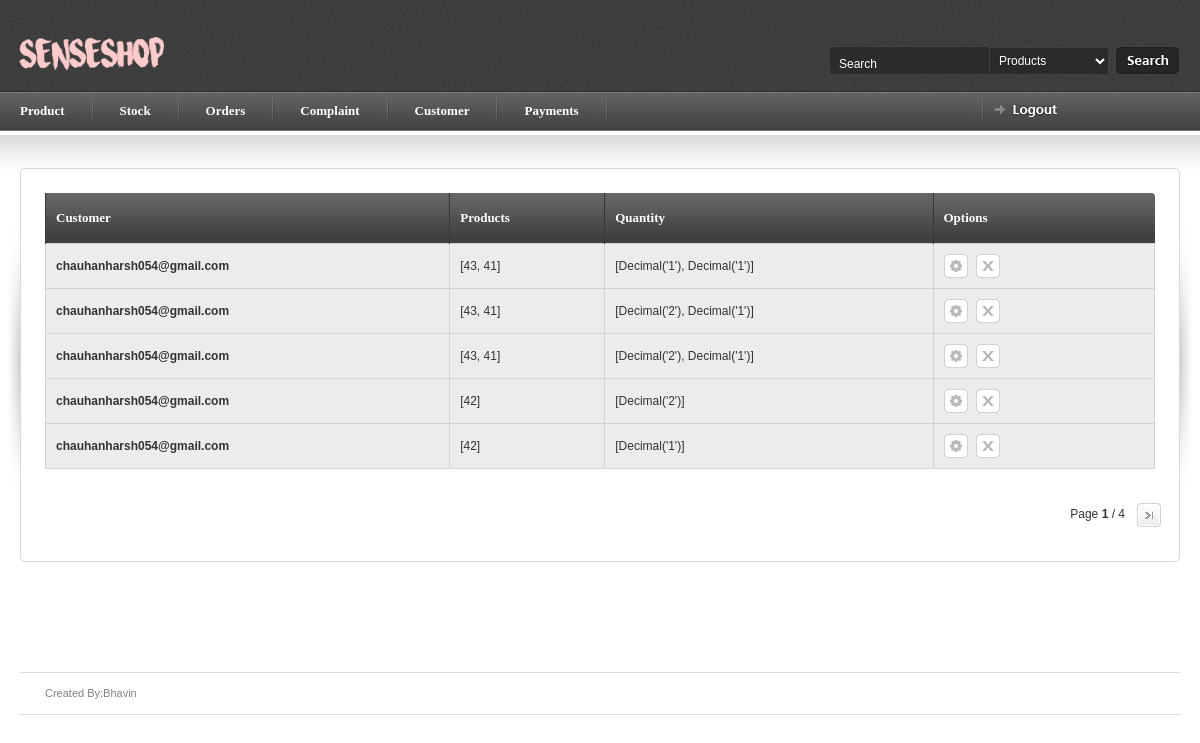
/myadmin/orders (signed in), run on the app's committed database.
### myadmin/models.py (models this page shows, shortened)
class order_details(models.Model):
    pay_id = models.ForeignKey(payment,related_name='payment')
    c_id = models.ForeignKey(a,default=0)
    products = models.CharField(max_length=250,null=True,blank=True)
    quantity = models.CharField(max_length=250,null=True,blank=True)
    flag =models.DecimalField(max_digits=2,decimal_places=0)

### login/models.py (models this page shows, shortened)
class customer(models.Model):
    cname = models.CharField(max_length=100,null=True,blank=True)
    email = models.CharField(max_length=250,null=True,blank=True)
    password = models.CharField(max_length=250,null=True,blank=True)
    mobile_no = models.DecimalField(max_digits=10,decimal_places=0,null=True,blank=True)
    address = models.CharField(max_length=500,null=True,blank=True)
    au_id = models.DecimalField(max_digits=200,decimal_places=0,default=0,null=True,blank=True)
    cflag = models.DecimalField(max_digits=2,decimal_places=0,default=0,null=True,blank=True)
    def __str__(self):
      return self.email

### myadmin/views.py (the view)
# urls.py: url(r'^myadmin/orders$',b.OrderIndexView.as_view(),name='orders'),
class OrderIndexView(generic.ListView):
    template_name = 'orders.html'
    context_object_name = 'order'
    model = order_details
    paginate_by = 5
    def get_queryset(self):
        return order_details.objects.all()
    def dispatch(self,request ,*args, **kwargs):
        if request.session.has_key('myadmin'):
            a = 'hello'
        else:
            return redirect('index')
        return super(OrderIndexView, self).dispatch(request,*args, **kwargs)

### myadmin/templates/orders.html (shortened to what this page needs)
{% load staticfiles %}
{% include 'article_start.html' %}
    <table border="0" width="100%" cellpadding="0" cellspacing="0" id="content-table">
        <tr>
            <th rowspan="3" class="sized"><img src="{% static 'images/shared/side_shadowleft.jpg'%}" width="20" height="300" alt="" /></th>
            <th class="topleft"></th>
            <td id="tbl-border-top">&nbsp;</td>
            <th class="topright"></th>
            <th rowspan="3" class="sized"><img src="{% static 'images/shared/side_shadowright.jpg'%}" width="20" height="300" alt="" /></th>
        </tr>
    <tr>
        <td id="tbl-border-left"></td>
        <td>
            <div id="content-table-inner">
                <div id="table-content">
                    <form id="mainform" action="">
                        <table border="0" width="100%" cellpadding="0" cellspacing="0" id="product-table">
                         <tr>
                            <th class="table-header-repeat line-left"><a>Customer</a></th>
                            <th class="table-header-repeat line-left"><a>Products</a></th>
                            <th class="table-header-repeat line-left"><a>Quantity</a></th>
                            <th class="table-header-options line-left"><a>Options</a></th>
                        </tr>
                            {% for ord in order %}
                            <tr class="alternate-row">
                                    <td> <b>{{ ord.c_id }}</b></td>
                                    <td> {{ ord.products }}</td>
                                    <td> {{ ord.quantity }}</td>
                                    <td> <a href="" title="Update" class="icon-1 info-tooltip"> </a>
                                         <a href="{% url 'order_delete' ord.id %}" title="Delete" class="icon-2 info-tooltip"></a>
                                    </td>
                                </tr>
                            {% endfor %}
                        </table>
                    </form>
        </div>
{% if is_paginated %}
<table border="0" cellpadding="0" cellspacing="0" id="paging-table">
     <tr>
         <td>
             <div id="page-info"> Page <strong>{{ page_obj.number }} </strong> / {{ page_obj.paginator.num_pages }}</div>
             {% if page_obj.has_next %}
                 <a href="{% url 'product' %}?page={{ page_obj.next_page_number }}" class="page-right"></a>
             {% endif %}
         </td>
     </tr>
 </table>
 {% endif %}
</div>
         </td>
     <td id="tbl-border-right"></td>
 </tr>
 <tr>
     <th class="sized bottomleft"></th>
     <td id="tbl-border-bottom">&nbsp;</td>
     <th class="sized bottomright"></th>
 </tr>
 </table>
</div>
{% include 'article_close.html' %}

### myadmin/static/css/screen.css (style rules this page uses)
* { margin: 0; padding: 0; }
html, body { height: 100%; }
body { background: #fff; color: #393939; font-family: Arial; font-size: 0px; line-height: 0; }
#content-table { font-size: 0px; line-height: 0px; }
#content-table th.sized { height: 15px; width: 15px; padding: 0; margin: 0; font-size: 0px; line-height: 0px; }
#content-table-inner { font-size: 12px; line-height: 12px; padding: 10px 0 20px 0; }
#tbl-border-top { background: url(../images/shared/border_bit.jpg) top repeat-x; line-height: 0;font-size: 0px; height: 15px; }
#tbl-border-bottom { background: url(../images/shared/border_bit.jpg) bottom repeat-x; line-height: 0;font-size: 0px; height: 15px; }
#tbl-border-left { background: url(../images/shared/border_bit.jpg) left repeat-y; }
#tbl-border-right { background: url(../images/shared/border_bit.jpg) right repeat-y; }
#table-content { line-height: 16px; margin: 0 10px 10px 10px; min-height: 300px; }
.topleft { background: url(../images/shared/corner_top_left.jpg) no-repeat; width:15px; height:15px; }
.topright { background: url(../images/shared/corner_top_right.jpg) no-repeat; width:15px; height:15px; }
.bottomleft { background: url(../images/shared/corner_bottom_left.jpg) no-repeat; width:15px; height:15px; }
.bottomright { background: url(../images/shared/corner_bottom_right.jpg) no-repeat; width:15px; height:15px; }
a.icon-1 { background: url(../images/table/table_icon_1.gif) no-repeat; display: block; float: left; height: 24px; margin: 0 8px 0 0; width: 24px; }
a.icon-2 { background: url(../images/table/table_icon_2.gif) no-repeat; display: block; float: left; height: 24px; margin: 0 8px 0 0; width: 24px; }
#product-table { margin-bottom: 20px; }
#product-table td a { color: #393939; }
#product-table th { height: 50px; text-align: left; }
#product-table td { border: 1px solid #d2d2d2; padding: 10px 0 10px 10px; }
#product-table tr.alternate-row { background: #ececec; }
.table-header-options { background: url(../images/table/table_header_options.jpg) no-repeat; border: none; min-width: 221px; padding: 0px 0 0 0; width: 221px; }
.table-header-repeat { background: url(../images/table/table_header_repeat.jpg) repeat-x; border: none; font-size: 0px; line-height: 0; padding: 0px 0 0 0; }
.table-header-options a, .table-header-repeat a { color: #fff; font-family: Tahoma; font-size: 13px; font-weight: bold; line-height: 14px; margin: 0 0 0 10px; padding: 0 10px 0 0; }
th.line-left { border-left: 1px solid #373737; }
#paging-table { float: right; margin: 0 4px 0 0; }
.page-right { background: url(../images/table/paging_far_right.gif) no-repeat; display: block; float: left; height: 24px; width: 24px; }
#page-info { float: left; line-height: 16px; padding: 3px 12px 0 12px; }
table { border-collapse: collapse; }
a { outline: none; text-decoration: none; }
img { border: 0; }
form { margin: 0; padding: 0; }

### data on the page
order_details: c_id "chauhanharsh054@gmail.com", products "[43, 41]", quantity "[Decimal('1'), Decimal('1')]"
order_details: c_id "chauhanharsh054@gmail.com", products "[43, 41]", quantity "[Decimal('2'), Decimal('1')]"
order_details: c_id "chauhanharsh054@gmail.com", products "[43, 41]", quantity "[Decimal('2'), Decimal('1')]"
order_details: c_id "chauhanharsh054@gmail.com", products "[42]", quantity "[Decimal('2')]"
order_details: c_id "chauhanharsh054@gmail.com", products "[42]", quantity "[Decimal('1')]"

### other printed values
{{ page_obj.number }} "1"
{{ page_obj.paginator.num_pages }} "4"
